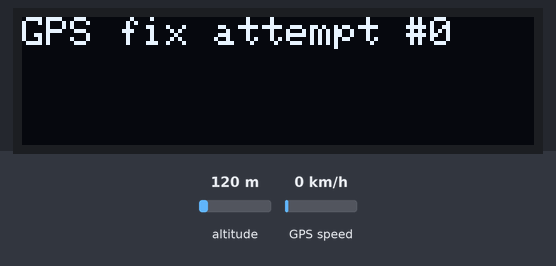
The program below on a simulated CircuitPython board. On the bench: 128×32 one-colour display. The test bench sets the inputs (shaded band); at power-on: altitude 120 m, GPS speed 0 km/h. The GPS gets a fix after 3 s at 37.7749, -122.4194 with 8 satellites; the modem accepts every AT command (registered, SIM ready, sends succeed) and sends nothing else; what the program prints to the serial console is not drawn. At 11.2 s the program ends and the board releases its pins; the recording ends there.

Above: at 1.1 s.

The program:

main.py
```python
# CircuitPython Demo - USB/Serial echo

import board, busio, digitalio, time

#led = digitalio.DigitalInOut(board.D13)
#led.direction = digitalio.Direction.OUTPUT
GPS_RETRY_PERIOD = 10 # seconds
GPS_MAX_ATTEMPTS = 20

SAT_RETRY_PERIOD = 5
SAT_MAX_ATTEMPTS = 30
SAT_RESPONSE_THRESHOLD = 30 # seconds
SAT_SIGNAL_THRESHOLD = 3
GOODCOUNT_THRESHOLD = 4

# TX, RX
uart_gps = busio.UART(board.A2, board.A3, baudrate=9600)

uart_sat = busio.UART(board.TX, board.RX, baudrate=19200)


i2c = busio.I2C(board.SCL, board.SDA)
import adafruit_ssd1306
oled = adafruit_ssd1306.SSD1306_I2C(128, 32, i2c)

trialcount= 0
got_fix = False

## try to get a gps fix
lat = 'NA'
lon = 'NA'

oled.fill(0)

try:

    while ((trialcount < GPS_MAX_ATTEMPTS) and (got_fix == False)):
        data = uart_gps.readline()
        #data= uart_gps.read(64)
        if data is not None:
            dec=data.decode("utf-8").strip()
            #print(dec)
            sp = dec.split(",")
            #print(sp)
            if (sp[0]=="$GPRMC"):
                print("count=",trialcount)
                oled.text("GPS fix attempt #"+str(trialcount),0,0,True)
                oled.show()
                trialcount = trialcount + 1
                t=sp[1]
                status=sp[2]
                print("----",sp)
                if (status=='A'):
                    print("got gps fix")
                    #oled.text("got gps fix!",0,8,True)
                    #oled.show()
                    #time.sleep(2)
                    got_fix=True
                    lat = sp[3]
                    lon = sp[5]
                else:
                    print("no gps fix ... ")
                    time.sleep(GPS_RETRY_PERIOD)

except Exception as e:
    print("error: "+str(e))

print("lat = ", lat, "lon = ", lon)

# get parameters here
temp = 25.
humidity = 33.
pressure = 32.
probe= 10.


trialcount= 0
got_fix = False
goodcount = 0

try:
    while ((trialcount < SAT_MAX_ATTEMPTS) and (got_fix == False)):
        trialcount=trialcount+1
        print("trialcount = ", trialcount)
        uart_sat.write(b"AT+CSQ\r")
        reply=False
        initial_time = time.monotonic()
        current_time = time.monotonic()
        elapsed = time.monotonic() - initial_time # seconds

        sig = 'NA'
        while ((reply==False) and (elapsed < SAT_RESPONSE_THRESHOLD)):
            elapsed = time.monotonic() - initial_time
            #print("elapsed=",elapsed)
            a=uart_sat.readline()
            #print(a)

            if a is not None:
                try:
                    out=a.decode("utf-8").strip().split(":")
                    #print(out)
                    if len(out)==2:
                        sig=out[1]
                        reply=True
                        #print("signal=",sig)
                except OSError:
                    pass
                except RuntimeError:
                    pass

        oled.fill(0)
        oled.text("sat fix attempt #"+str(trialcount),0,0,True)
        oled.text("signal str = "+str(sig),0,8,True)
        oled.text("goodcount = "+str(goodcount),0,16,True)
        oled.show()

        if (int(sig) >= SAT_SIGNAL_THRESHOLD):
            goodcount = goodcount + 1
        else:
            goodcount = 0

        print ("signal = ", sig, "; goodcount = ", goodcount)

        if (goodcount >= GOODCOUNT_THRESHOLD):
            got_fix = True
            print("got fix")

        time.sleep(SAT_RETRY_PERIOD)

except Exception as e:
    print("error: "+str(e))

if (got_fix == True):

    oled.fill(0)
    oled.text("Sat send ...",0,0,True)
    oled.show()
    # then send the data
    uart_sat.write(b"AT&K0\r")
    a=uart_sat.read(32)
    print(a)
    time.sleep(1)

    # get parameters here
    temp = 25.1
    humidity = 33.
    pressure = 32.
    probe= 10.3

    sendstr = str(lat)+","+str(lon)+","+str(temp)+","+str(probe)+","+str(humidity)+","+str(pressure)

    uart_sat.write(b"AT+SBDWT="+sendstr+"\r")
    a=uart_sat.readline()
    print(a)
    time.sleep(1)

    uart_sat.write(b"AT+SBDIX\r")

    confirmed = False
    while (confirmed == False):
        a=uart_sat.readline()
        if a is not None:
            print(a)
            try:
                res=a.decode("utf=8").strip()
                res1=res.split(":")
                print(res)
                print(res1)
                if len(res1)==2:
                    if(res1[0]=='+SBDIX'):

                        res2=res1[1].split(",")
                        status=res2[0]
                        print("status=",status)
                        if (int(status)==0):
                            print("confirmed!")
                        confirmed=True
            except OSError:
                pass
            except RuntimeError:
                pass
        time.sleep(1)

    oled.text("status ="+str(status),0,8,True)
    oled.show()
    time.sleep(3)
    print("PULL DONE")
    # pull DONE pin and sleep

else:
    oled.fill(0)
    oled.text("Never got sat fix.",0,0,True)
    oled.show()
    print ("never got a satellite fix")
    print ("PULL DONE")
    # pull DONE pin and sleep
```
